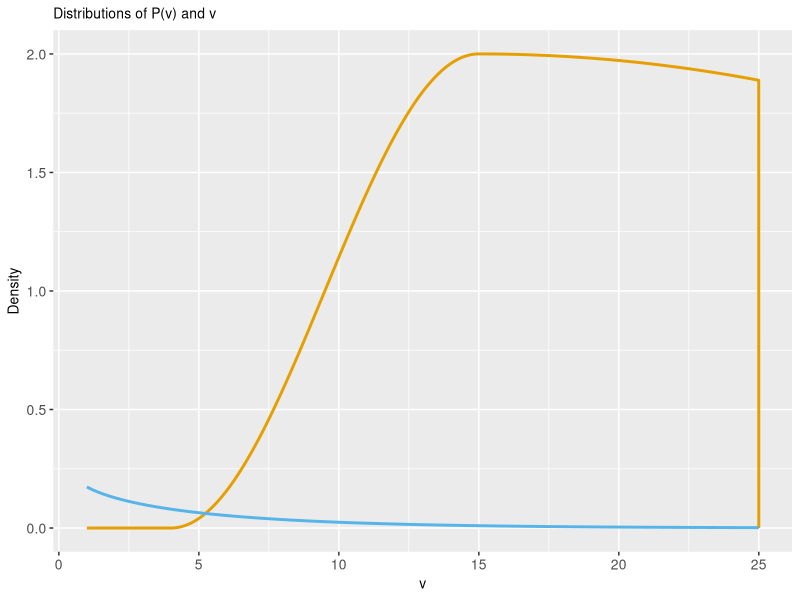
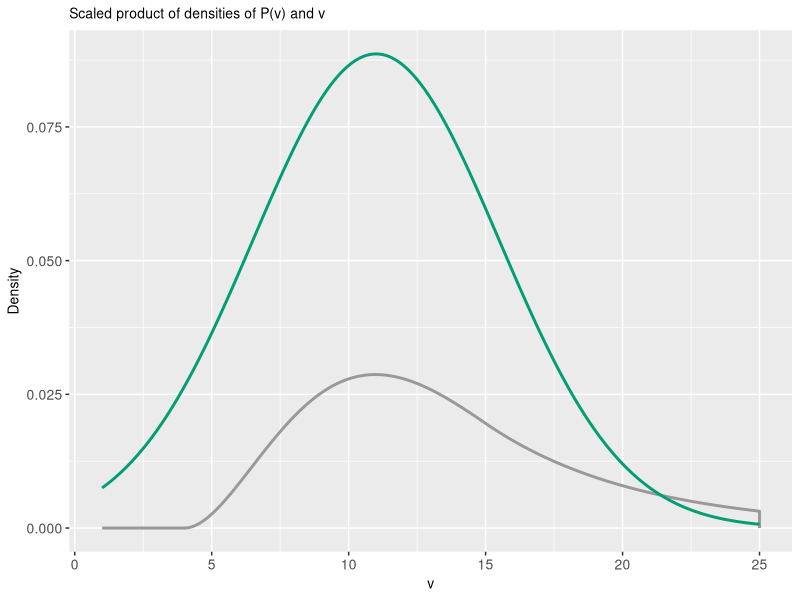

Reproduce these figures in R, in order.
#################################################################
# ASSIGNMENT 2
# Updated: 2019-09-28
# Author: Anna Carlsson
#################################################################

##### Set working directory and load packages #####
setwd("/Users/anna/Dokument/GitHub/MVE187/Assignments/Assignment_2")
library(ggplot2)
library(gplots)

palette <- c("#999999", "#E69F00", "#56B4E9", "#009E73", "#F0E442", "#0072B2", "#D55E00", "#CC79A7")

set.seed(23563)

##### A) Probability of power delivery at any time #####
prob <- pgamma(24, shape = 0.8, scale = 6, log = FALSE) - pgamma(4, shape = 0.8, scale = 6, log = FALSE)

##### B) Simulate expected value and CI for expected value

# Define P(v)
P <- function(v){
  n <- length(v)
  P_temp <- rep(0, n)
  for (i in 1:n){
    if (v[i] >= 4 && v[i] < 15 ){
      P_temp[i] <- cos(v[i]*pi/11+7*pi/11) + 1
    }
    if (v[i] >= 15 && v[i] < 25){
      P_temp[i] <- 7/4 + v[i]/30 - v[i]^2/900
    }
  }
  return(P_temp)
}

# Compute approximate expected value
N <- 10000
sample <- rgamma(N, shape = 0.8, scale = 6)
P_sample <- P(sample)
E_approx <- 1/N * sum(P_sample)

# Compute approximate 95% CI
s <- sqrt(1 / (N-1)  * sum((P_sample - E_approx)^2))

ci_lower <- E_approx - 1.96 * s / sqrt(N)
ci_upper <- E_approx + 1.96 * s / sqrt(N)

##### C) Numerical integration #####

# Define integrand
integrand <- function(v){
  p <- P(v)
  gamma <- dgamma(v, shape = 0.8, scale = 6)
  return(p*gamma)
}

# Compute integral numerically
E <- integrate(integrand, 4, 25)

##### D) Use importance sampling to improve accuracy #####

# Plot each function and consider which proposal density to use
v <- seq(1,25,length.out = 10000)
p_v <- P(v)
pi_v <- dgamma(v, shape = 0.8, scale = 6)
instr_distr <- dnorm(v, mean = 11, sd = 4.5, log = FALSE)

ggplot() +
  geom_line(
    aes(x = v, y = p_v), colour = palette[2], size = 1, show.legend = FALSE) +
  geom_line(
    aes(x = v, y = pi_v), colour = palette[3], size = 1, show.legend = FALSE) +
  labs(title = "Distributions of P(v) and v",
       x = "v",
       y = "Density") + 
  theme(
    plot.title = element_text(size = 10),
    axis.title = element_text(size = 10),
    axis.text = element_text(size = 10),
    legend.position = c(0.89, 0.85),
    legend.background = element_rect(fill=alpha('white', 0.8)))

ggplot() +
  geom_line(
    aes(x = v, y = p_v*pi_v), colour = palette[1], size = 1, show.legend = FALSE) +
  geom_line(
    aes(x = v, y = instr_distr), colour = palette[4], size = 1, show.legend = FALSE) +
  labs(title = "Scaled product of densities of P(v) and v",
       x = "v",
       y = "Density") + 
  theme(
    plot.title = element_text(size = 10),
    axis.title = element_text(size = 10),
    axis.text = element_text(size = 10),
    legend.position = c(0.89, 0.85),
    legend.background = element_rect(fill=alpha('white', 0.8)))

##### E) Use proposal density to reestimate mean #####

# Define importance sampling function
P_importance <- function(v){
  p_v <- P(v)
  pi_v <- dgamma(v, shape = 0.8, scale = 6)
  g_v <- dnorm(v, mean = 11, sd = 4.5, log = FALSE)
  return(p_v * pi_v / g_v)
}

N <- 10000
importance_sample <- rnorm(N, mean = 11, sd = 4.5)
P_importance_sample <- P_importance(importance_sample)
E_importance_approx <- 1/N * sum(P_importance_sample)

# 95% approximate confidence interval
s_importance <- sqrt(1 / (N-1)  * sum((P_importance_sample - E_importance_approx)^2))

ci_importance_lower <- E_importance_approx - 1.96 * s_importance / sqrt(N)
ci_importance_upper <- E_importance_approx + 1.96 * s_importance / sqrt(N)
